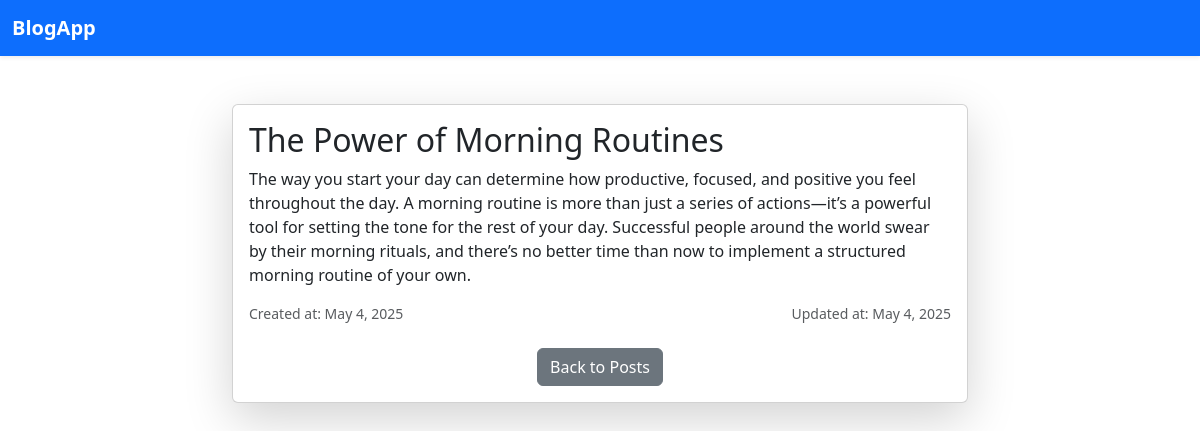
Page /read-more/2/ on the committed database.
### app1/models.py (models this page shows, shortened)
class Post(models.Model):
    author = models.ForeignKey(User,on_delete=models.CASCADE)
    title = models.CharField(max_length=200)
    content = models.TextField()
    created_at = models.DateField(auto_now_add=True)
    updated_at = models.DateField(auto_now=True)

### app1/views.py (the view)
# urls.py: path('read-more/<int:id>/',views.read_more,name='read-more'),
def read_more(request,id):
    post = Post.objects.get(id = id)
    context = {
        'post':post
    }
    return render(request,'read_more.html',context)

### templates/read_more.html (shortened to what this page needs)
{% extends "base.html" %}
{% block header %}
<nav class="navbar navbar-expand-lg navbar-dark bg-primary shadow-sm">
    <div class="container-fluid">
        <a class="navbar-brand fw-bold" href="{% url "index" %}">BlogApp</a>
    </div>
</nav>
{% endblock header %}
{% block content %}
<div class="container mt-5">
    <div class="row justify-content-center">
        <div class="col-md-8">
            <div class="card shadow-lg">
                <div class="card-body">
                    <h2 class="card-title">{{ post.title }}</h2>
                    <p class="card-text">{{ post.content }}</p>
                    <div class="d-flex justify-content-between text-muted">
                        <small>Created at: {{ post.created_at|date:"F j, Y" }}</small>
                        <small>Updated at: {{ post.updated_at|date:"F j, Y" }}</small>
                    </div>
                    <div class="mt-4 text-center">
                        <a href="{% url 'index' %}" class="btn btn-secondary">Back to Posts</a>
                    </div>
                </div>
            </div>
        </div>
    </div>
</div>
{% endblock content %}

### rows in the picture
Post: title "The Power of Morning Routines", content "The way you start your day can determine how productive, focused, and positive you feel throughout the day. A morning routine is more than just a series of actions—it’s a powerful tool for setting the tone for the rest of your day. Successful people around the world swear by their morning rituals, and there’s no better time than now to implement a structured morning routine of your own.", created_at "May 4, 2025", updated_at "May 4, 2025"
